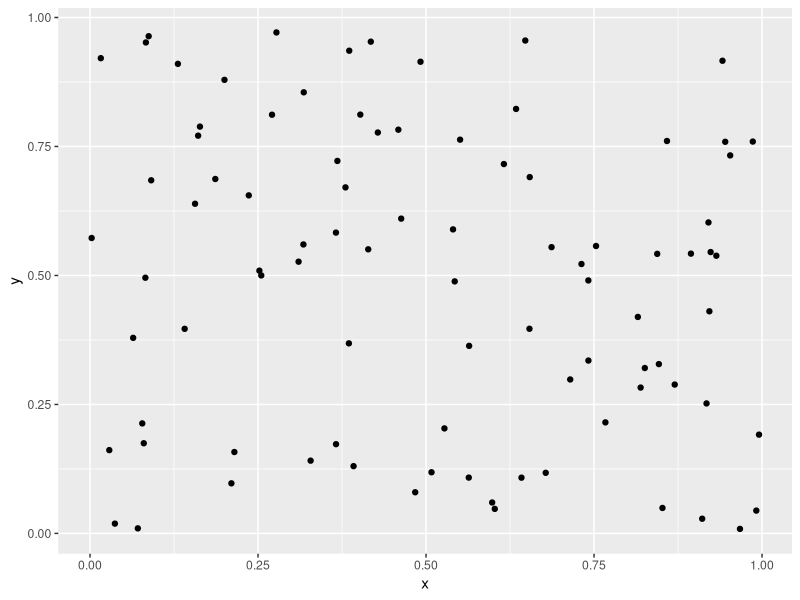

Write the R code that produced this figure.
## ---- chunk 1
N <- rpois(90,1)
x <- runif(N,0,1)
y <- runif(N,0,1) 
data <- data.frame(x,y)

## ---- chunk 2
library(xtable)
tb <- xtable(summary(data), caption ='Estadísiticas descriptivas' )
print.xtable(tb, caption.placement = 'top', comment = FALSE)
## ---- chunk 3
m <- round(median(data$x), digits = 2)
Frase <- paste('En la Tabla 1 se observa que la mediana de las x es', m)
cat(Frase)
## ---- chunk 4
tf <- 'Gráfico dispersión'
## ---- chunk 5
library(ggplot2)
g <- ggplot(data, aes(x,y)) + geom_point()
g
